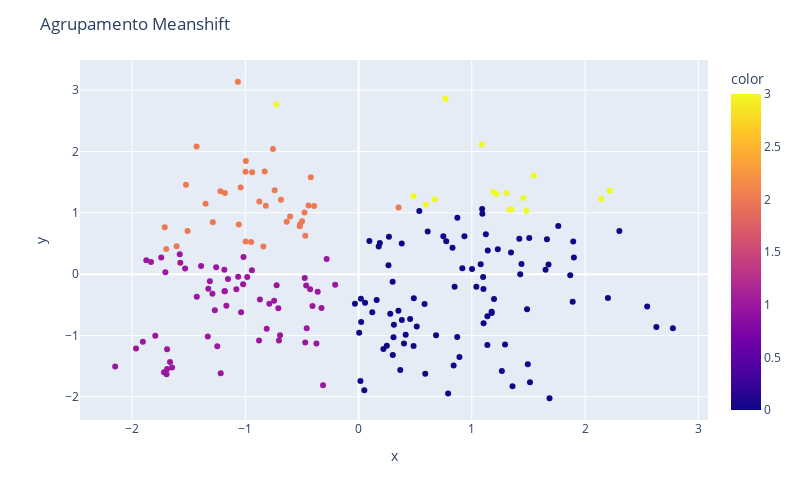

The notebook cell this image was saved under:
### Code cell
print('Resultados Meanshift - Pontos Negativos são os Ruídos/Outliers')
display(meanshift(df2, list(df2.columns), 3))
print()
print('Gráfico da Clusterização')
display(plota_clusters_meanshift(df2, list(df2.columns), meanshift(df2, list(df2.columns), 3)))
agrupamento_meanshift_esc_pca = df.copy()
agrupamento_meanshift_esc_pca['cluster'] = meanshift(df2, list(df2.columns), 3)[0]
agrupamento_meanshift_esc_pca

### Figure 1 — Plotly figure (JSON) as saved in the notebook; plotly's stock layout.template omitted (floating-point values rounded to 4 significant figures; data arrays with more than 128 entries replaced by an {"elided": "..."} marker saying what was removed)
{"data": [{"hovertemplate": "x=%{x}<br>y=%{y}<br>color=%{marker.color}<extra></extra>", "legendgroup": "", "marker": {"color": {"elided": "200 int values"}, "coloraxis": "coloraxis", "symbol": "circle"}, "mode": "markers", "name": "", "orientation": "v", "showlegend": false, "type": "scatter", "x": {"elided": "200 float values"}, "xaxis": "x", "y": {"elided": "200 float values"}, "yaxis": "y"}], "layout": {"coloraxis": {"colorbar": {"title": {"text": "color"}}, "colorscale": [[0, "#0d0887"], [0.1111, "#46039f"], [0.2222, "#7201a8"], [0.3333, "#9c179e"], [0.4444, "#bd3786"], [0.5556, "#d8576b"], [0.6667, "#ed7953"], [0.7778, "#fb9f3a"], [0.8889, "#fdca26"], [1, "#f0f921"]]}, "height": 500, "legend": {"tracegroupgap": 0}, "margin": {"t": 60}, "title": {"text": "Agrupamento Meanshift"}, "width": 800, "xaxis": {"anchor": "y", "domain": [0, 1], "title": {"text": "x"}}, "yaxis": {"anchor": "x", "domain": [0, 1], "title": {"text": "y"}}}}
